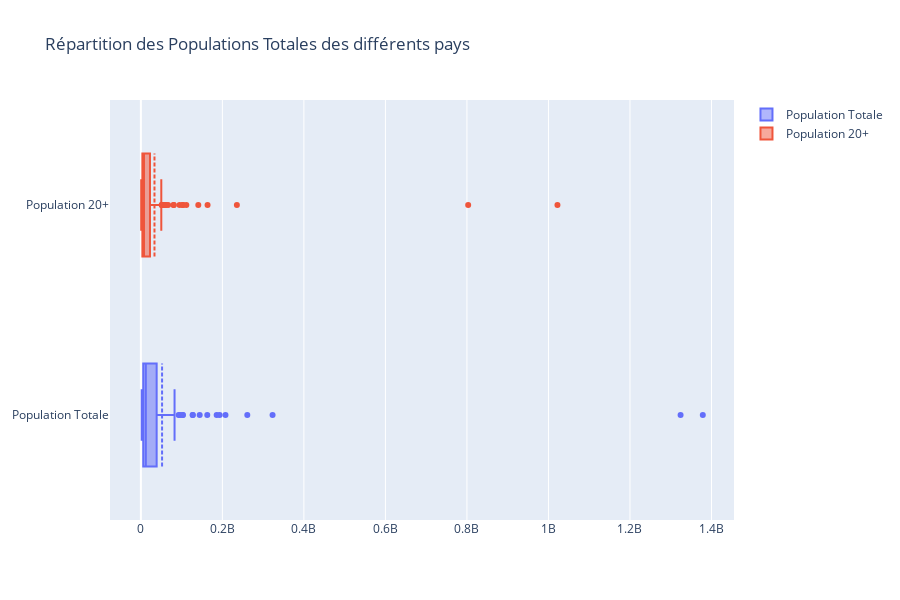

The notebook cell saved with this chart:
### Code cell
fig = go.Figure()
fig.add_trace(go.Box(x=data["Population Totale"], boxmean=True, name="Population Totale"))
fig.add_trace(go.Box(x=data["Population 20+"], boxmean=True, name="Population 20+"))
fig.update_layout(
    title="Répartition des Populations Totales des différents pays",
    height=600
)


fig.show()

### Figure 1 — Plotly figure (JSON) as saved in the notebook; plotly's stock layout.template omitted (floating-point values rounded to 4 significant figures; data arrays with more than 128 entries replaced by an {"elided": "..."} marker saying what was removed)
{"data": [{"boxmean": true, "name": "Population Totale", "type": "box", "x": {"elided": "140 int values"}}, {"boxmean": true, "name": "Population 20+", "type": "box", "x": {"elided": "140 float values"}}], "layout": {"height": 600, "title": {"text": "Répartition des Populations Totales des différents pays"}}}
